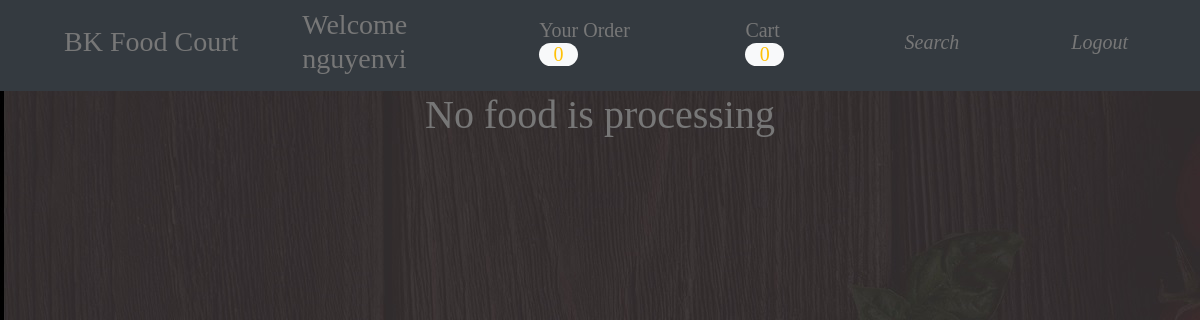
Before: /orderProcessing.php (signed in) with the older database file.
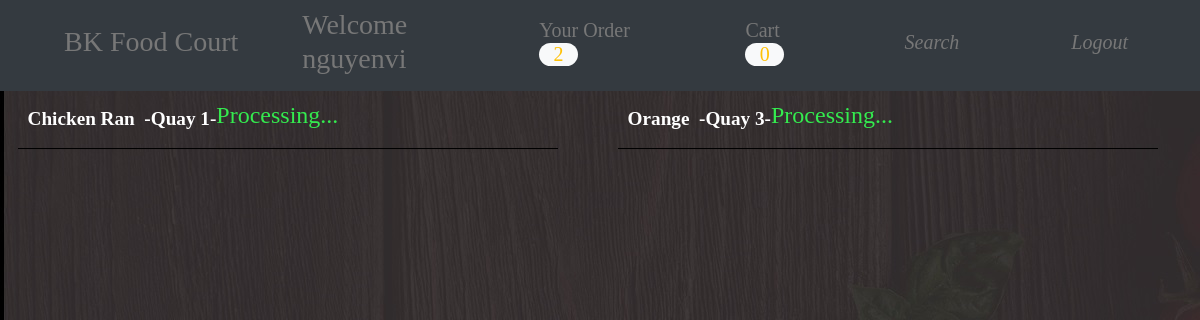
After: the same page with the newer database file.
### tables this page shows
CREATE TABLE `dishqueue` (
  `id` int(11) NOT NULL,
  `dishname` varchar(30) NOT NULL,
  `cusID` int(11) NOT NULL,
  `vendor` varchar(30) NOT NULL,
  `priority` time DEFAULT NULL,
  `process` int(11) DEFAULT NULL
);

### orderProcessing.php (the view, shortened to what this page needs)
<?php
require_once("conection.php");
$cusid = isset($_SESSION['id']) ? $_SESSION['id'] : NULL;
$sql = "SELECT * FROM dishqueue WHERE cusid=$cusid;";
$result = mysqli_query($conn, $sql);
?>
<html lang="en">
<head>
        <link rel="stylesheet" href="styles.css" />
    <link rel="stylesheet" href="https://stackpath.bootstrapcdn.com/bootstrap/4.3.1/css/bootstrap.min.css">
    <link rel="stylesheet" href="css/styles.css" />
</head>
<body>
    <?php
        require_once("header.php");
    ?>
    <div class="shop-items">
            <?php
            if (mysqli_num_rows($result) > 0) {
                while($row = mysqli_fetch_assoc($result)) {
                            $name = $row['dishname'];
                            $vendor = $row['vendor'];
                            $process = $row['process'];
            ?>
                        <div class="cart-item cart-column">
                                    <div class="cart-item-title"><span class="item-sc"><?php echo $name; ?></span></div>
                                    <span class="cart-item-title item-sc">-<?php echo $vendor ?>-</span>
                                    <div class="pro-nav">
			<span class="cart-item-title"><?php if($process == 1) {echo "<h4 style=\"color:#FF0000;\">~~READY~~</h4>";} else{echo '<h4><span class="pro">Processing...</span></h4>';} ?></span>
                                    </div>
                        </div>
            <?php
                }
              }   else {
                  echo "<h1>No food is processing</h1>";
              }
            ?>
    </div>
</body>
</html>

### header.php (shortened to what this page needs)
<?php
$uid = isset($_SESSION['id']) ? $_SESSION['id'] : '';
if (!$uid) {
    $processEvent = "index.php";
}
else{
    $processEvent = "orderProcessing.php";
}
?>
<header id="header">
    <nav class="navbar navbar-expand-lg navbar-dark bg-dark">
        <a href="home.php" class="navbar-brand">
            <h3 class="px-5">
                BK Food Court
            </h3>
        </a>
        <div>
        <h3>
        <?php
        if(isset($_SESSION['id'])){
            if( $_SESSION['id'] != 0){
                echo "Welcome ";
                echo $_SESSION['name'];
            }
        }
        ?>
        </h3>
        </div>
        <div class="collapse navbar-collapse" id="navbarNavAltMarkup">
            <div class="navbar-nav">
                <a href=<?php echo $processEvent ?> class="nav-item nav-link active">
                    <h5 class="px-5 cart">
                        <i class="fa fa-shopping-basket"></i> Your Order
                        <?php
                        if($uid){
                            $sql = "SELECT * FROM dishqueue WHERE cusid=$uid";
                            $result1 = mysqli_query($conn, $sql);
                            $count = mysqli_num_rows($result1);
                            if ($count > 0){
                                echo "<span id=\"cart_count\" class=\"text-warning bg-light\">$count</span>";
                            }else{
                                echo "<span id=\"cart_count\" class=\"text-warning bg-light\">0</span>";
                            }
                        }
                        ?>
                    </h5>
                </a>
            </div>
        </div>
        <div class="collapse navbar-collapse" id="navbarNavAltMarkup">
            <div class="navbar-nav">
                <a href="cart.php" class="nav-item nav-link active">
                    <h5 class="px-5 cart">
                        <i class="fa fa-shopping-cart"></i> Cart
                        <?php
                        if (isset($_SESSION['cart'])){
                            $count = count($_SESSION['cart']);
                            echo "<span id=\"cart_count\" class=\"text-warning bg-light\">$count</span>";
                        }else{
                            echo "<span id=\"cart_count\" class=\"text-warning bg-light\">0</span>";
                        }
                        ?>
                    </h5>
                </a>
            </div>
        </div>
        <div class="collapse navbar-collapse" id="navbarNavAltMarkup">
            <div class="navbar-nav">
                <a href="search.php" class="nav-item nav-link active">
                    <h5 class="px-5 cart">
                        <i class="fa fa-search" aria-hidden="true">Search</i>
                    </h5>
                </a>
            </div>
        </div>
        <div class="collapse navbar-collapse" id="navbarNavAltMarkup">
            <div class="navbar-nav">
                <a href="logout.php" class="nav-item nav-link active">
                    <h5 class="px-5 cart">
                        <i class="fa fa-sign-out" aria-hidden="true">Logout</i>
                    </h5>
                </a>
            </div>
        </div>
    </nav>
</header>

Changed rows visible on the page:
now on this page (row edited): dishqueue: dishname "Chicken Ran", vendor "Quay 1"
now on this page (row edited): dishqueue: dishname "Orange", vendor "Quay 3"
Other visible differences:
$count: (not shown) → "2"
text no longer shown: "0 No food is processing"
